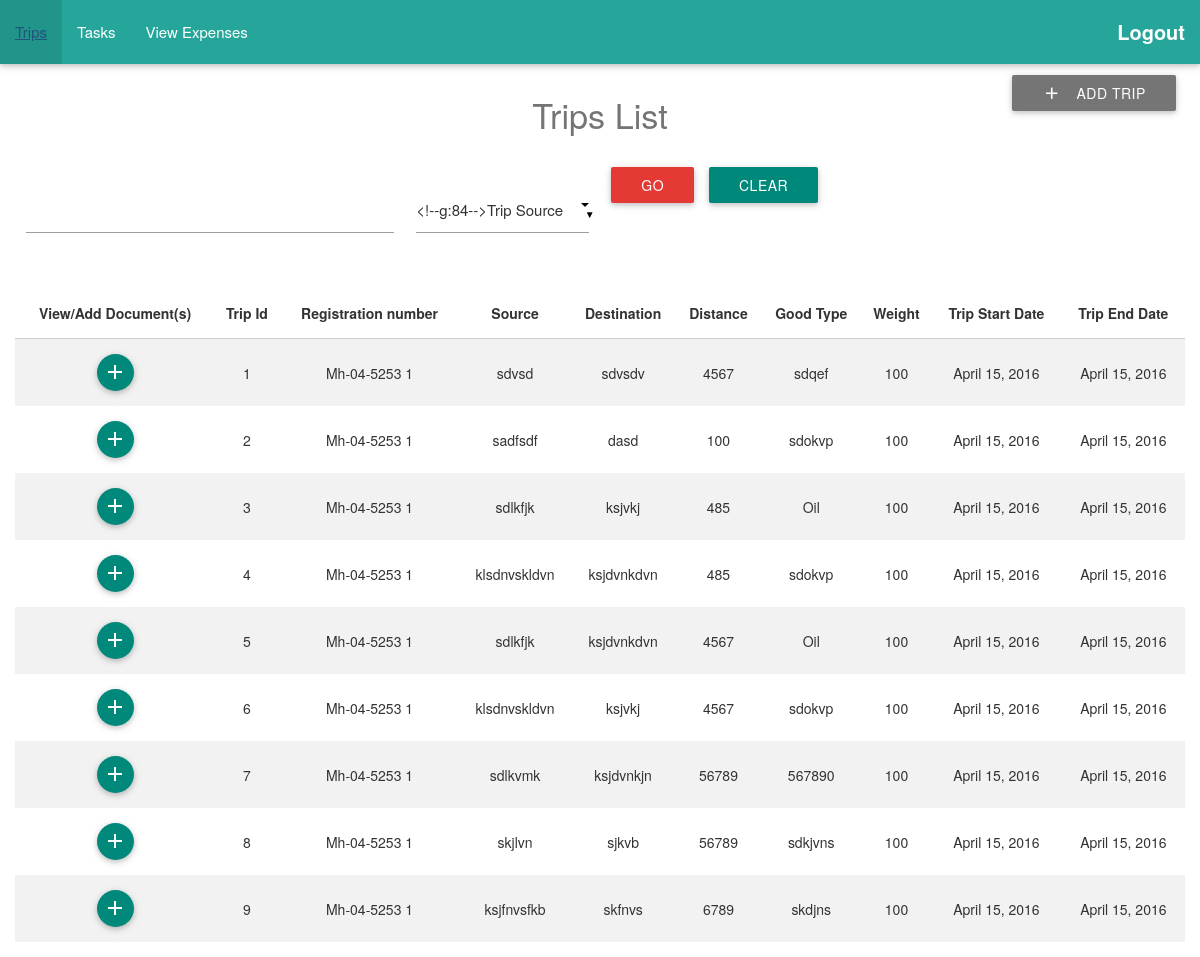
The app's page /homepage/viewtrip/ (signed in), older data.
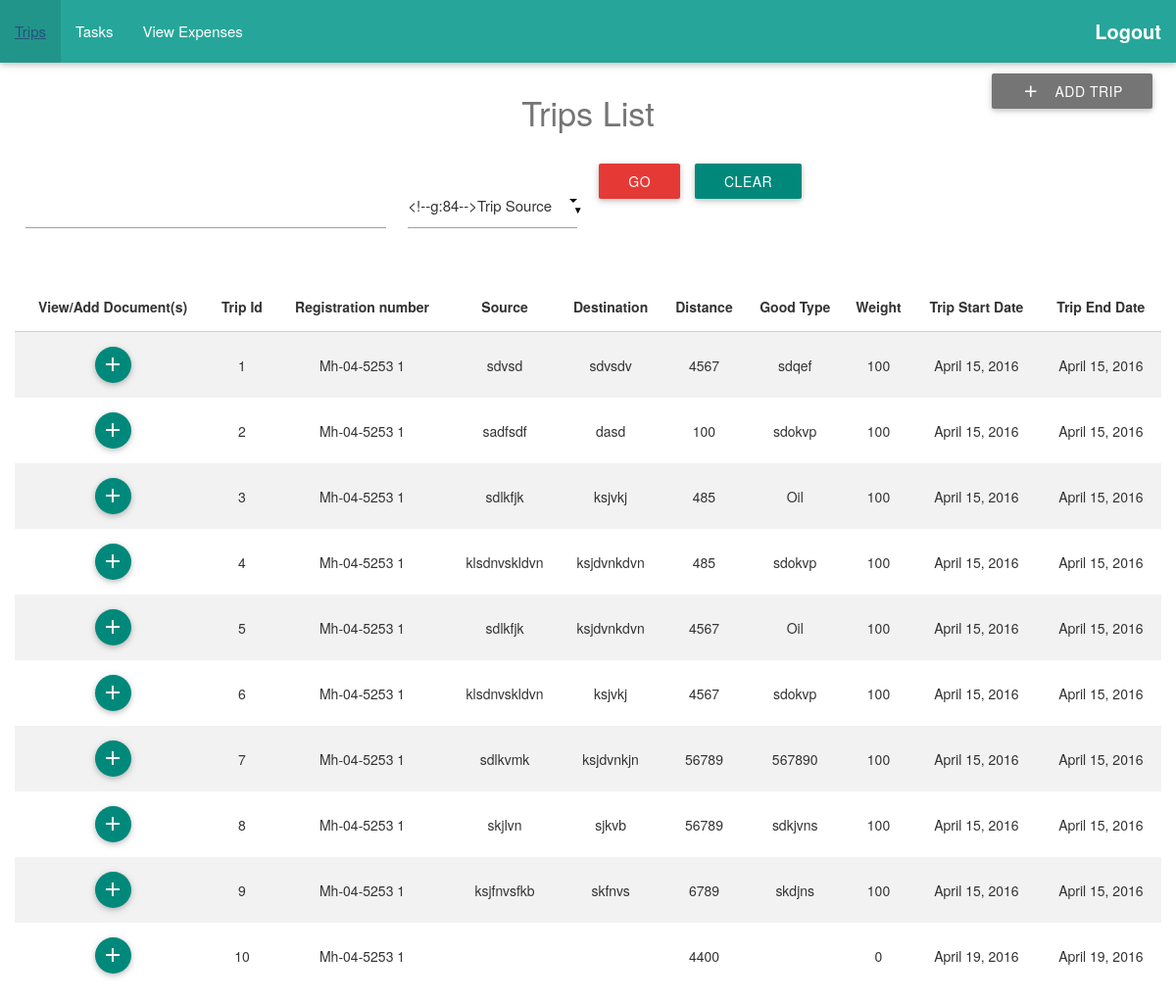
The same page, newer data.
### logistics/models.py (models this page shows, shortened)
class Trip (models.Model):
	truck_registration_number = models.ForeignKey(Truck)
	trip_source = models.CharField(max_length=50,blank=True)
	trip_destination = models.CharField(max_length=50,blank=True)
	trip_distance = models.PositiveIntegerField(blank=True)
	trip_shipper = models.CharField(max_length=50,blank=True)
	trip_consignee = models.CharField(max_length=50,blank=True)
	trip_goods_type = models.CharField(max_length=50,blank=True)
	trip_container_number = models.CharField(max_length=50,blank=True)
	trip_weight = models.PositiveIntegerField(default=100,blank=True)
	trip_start_date = models.DateField(default=datetime.date.today,blank=True)
	trip_end_date = models.DateField(default=datetime.date.today,blank=True)

class Truck (models.Model):
	truck_registration_number = models.CharField(max_length=20,unique=True)
	truck_driver = models.ForeignKey(User)
	truck_type_choices = (('Semi-trailer','SEMI-TRAILER'),('Trailer','TRAILER'),('Box-Body','BOX-BODY'))
	truck_type = models.CharField(max_length=20,choices=truck_type_choices,default='TRAILER')
	def __str__(self):
		return self.truck_registration_number+" "+str(self.id)

### homepage/views.py (the view)
def view_trip(request):
    user_logged = request.user
    trip_list = Trip.objects.filter(truck_registration_number__truck_driver=user_logged)
    if request.method == "POST":
        form = TripSearchForm(request.POST)
        if form.is_valid():
            searchitem = form.cleaned_data['trip_search_item']
            triptype = form.cleaned_data['trip_type']+'__icontains'
            trip_list = Trip.objects.filter(**{triptype: searchitem})
            return render(request, 'homepage/success_1.html', {'trip_list': trip_list,'form': form})
    else:
        trip_list = Trip.objects.filter(truck_registration_number__truck_driver=user_logged)
        form = TripSearchForm()
        return render(request, 'homepage/success_1.html',{'trip_list':trip_list,'form':form,'title':'Trips'})

### logistics/forms.py
class TripSearchForm(forms.ModelForm):
    class Meta:
        model = Tripsearch
        fields = ('trip_search_item', 'trip_type',)

### homepage/templates/homepage/success_1.html (shortened to what this page needs)
{% extends 'homepage/second.html' %}
{% block content %}
<div class="fixed-action-btn" style="top: 60px; right: 24px;">
    <a class="waves-effect waves-light btn grey darken-1" href="{% url 'trip_new_employee' %}"><i class="material-icons left">add</i>Add Trip</a>
</div>
<div class="container-fluid">
   <div class="row">
        <h4 class="center-align headingcolour">Trips List</h4>
   </div>
   <form method="POST" class="post-form">
      <div class="row">
         <div class="col l4 s6">
            {{ form.trip_search_item}} <br>
         </div>
         <div class="col l2 s6">
            {{ form.trip_type}} <br>
         </div>
         <div class="col l1 s6">
            <button type="submit" class="save btn btn-default red darken-1">Go</button>
         </div>
         <div class="col l1 s6">
            <a href="{% url 'trips_admin' %}" class="waves-effect waves-light btn   teal darken-1">Clear</a>
         </div>
      </div>
   </form>
   {% if trip_list %}
   <table class="striped centered responsive-table">
      <thead>
         <tr>
            <th>View/Add Document(s)</th>
            <th>Trip Id</th>
            <th>Registration number</th>
            <th>Source </th>
            <th>Destination</th>
            <th>Distance</th>
            <th>Good Type</th>
            <th>Weight</th>
            <th>Trip Start Date</th>
            <th>Trip End Date</th>
         </tr>
      </thead>
      <tbody>
         {% for trip in trip_list %}
         <tr>
            <td>
               <a href="{% url 'show_docs_employee' docs=trip.id %}" class="btn-floating btn-small teal darken-1">
                    <i class="small material-icons">add</i>
               </a>
            </td>
            <td>{{trip.id}}</td>
            <td>{{trip.truck_registration_number}}</td>
            <td>{{trip.trip_source}}</td>
            <td>{{trip.trip_destination}}</td>
            <td>{{trip.trip_distance}}</td>
            <td>{{trip.trip_goods_type}}</td>
            <td>{{trip.trip_weight}}</td>
            <td>{{trip.trip_start_date}}</td>
            <td>{{trip.trip_end_date}}</td>
         </tr>
         {% endfor %}
      </tbody>
   </table>
   {% else %}
   <p>No trips registered !</p>
   {% endif %}
</div>
{% endblock %}

### homepage/templates/homepage/second.html (shortened to what this page needs)
<!DOCTYPE html>
<html>
    {% load staticfiles %}
    <head>
        <link rel="stylesheet" href="http://maxcdn.bootstrapcdn.com/bootstrap/3.3.6/css/bootstrap.min.css">
        <link type="text/css" rel="stylesheet" href="{% static 'css/materialize.min.css' %}" media="screen,projection" />
        <link rel="stylesheet" href="{% static 'css/style.css' %}">
    </head>
    <body>
        <nav>
            <div class="nav-wrapper teal lighten-1">
                <ul id="nav-mobile" class="left">
                    <li><a href="{% url 'trips_new' %}">Trips</a></li>
                    <li><a href="{% url 'index' %}">Tasks</a></li>
                    <li><a href="{% url 'show_emp_trip_expenses' %}">View Expenses</a></li>
                </ul>
                <ul id="nav-mobile" class="right">
                    <li><a href="{% url 'logout_user' %}"><b style="font-size: 20px">Logout</b></a></li>
                </ul>
            </div>
        </nav>
        <div class="section">
            {% block content %}
            {% endblock %}
        </div>
    </body>
    <html>

### logistics/static/css/style.css (style rules this page uses)
nav ul li a { color: white; }
.headingcolour { color: #757575; }
body { background: #ffffff; }

Row changes from the older to the newer data that the page shows:
added Trip: id "10", truck_registration_number "Mh-04-5253 1", trip_distance "4400", trip_weight "0", trip_start_date "April 19, 2016", trip_end_date "April 19, 2016"
